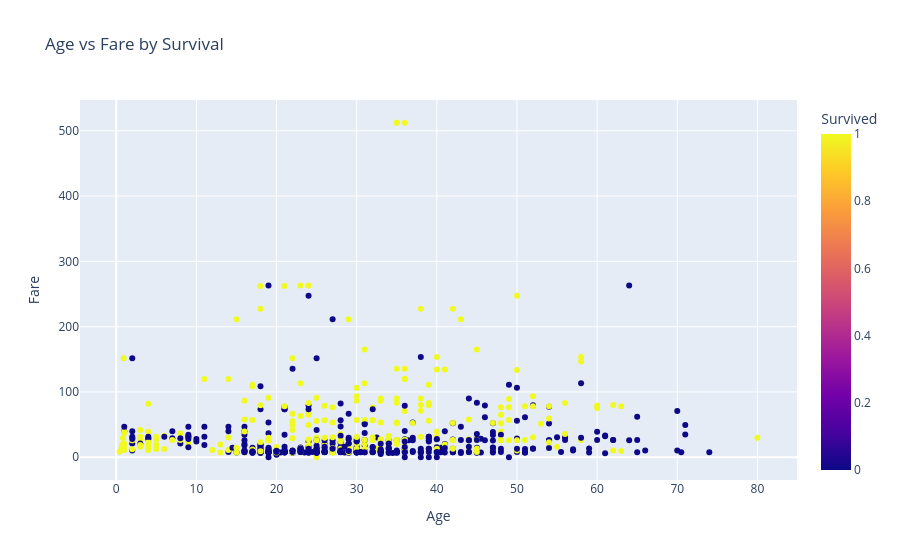

The code cell stored with this chart in its notebook:
### Code cell
# Dla bardziej zaawansowanych wykresów można użyć biblioteki plotly. 
# Zauważ, że plotly sam zadba o estetyczne osie i legendy, więc nie musimy tego robić ręcznie.
fig = px.scatter(df, x='Age', y='Fare', color='Survived', title='Age vs Fare by Survival')
fig.update_layout(xaxis_title='Age', yaxis_title='Fare')

### Figure 1 — Plotly figure (JSON) as saved in the notebook; plotly's stock layout.template omitted (floating-point values rounded to 4 significant figures; data arrays with more than 128 entries replaced by an {"elided": "..."} marker saying what was removed)
{"data": [{"hovertemplate": "Age=%{x}<br>Fare=%{y}<br>Survived=%{marker.color}<extra></extra>", "legendgroup": "", "marker": {"color": {"elided": "891 int values"}, "coloraxis": "coloraxis", "symbol": "circle"}, "mode": "markers", "name": "", "orientation": "v", "showlegend": false, "type": "scatter", "x": {"elided": "891 float values"}, "xaxis": "x", "y": {"elided": "891 float values"}, "yaxis": "y"}], "layout": {"coloraxis": {"colorbar": {"title": {"text": "Survived"}}, "colorscale": [[0, "#0d0887"], [0.1111, "#46039f"], [0.2222, "#7201a8"], [0.3333, "#9c179e"], [0.4444, "#bd3786"], [0.5556, "#d8576b"], [0.6667, "#ed7953"], [0.7778, "#fb9f3a"], [0.8889, "#fdca26"], [1, "#f0f921"]]}, "legend": {"tracegroupgap": 0}, "title": {"text": "Age vs Fare by Survival"}, "xaxis": {"anchor": "y", "domain": [0, 1], "title": {"text": "Age"}}, "yaxis": {"anchor": "x", "domain": [0, 1], "title": {"text": "Fare"}}}}
